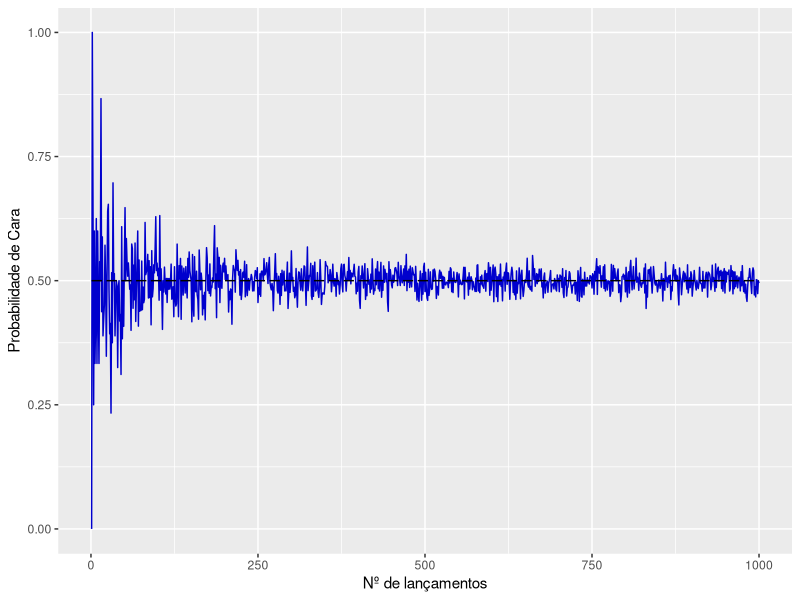

Recreate this plot in R.
# Bibliotecas utilizadas
library(ggplot2) # para os gráficos

# --- EXPERIMENTO COM O LANÇAMENTO DE UMA MOEDA ---
# O experimento é feito por meio de uma simulação usando a função 'sample', que
# amostra valores atribuidos a ela

# Por exemplo, para simular 1 lançamento da moeda:
sample(c("Cara","Coroa"),size = 1)

# Para simular 5 lançamentos:
sample(c("Cara","Coroa"),size = 5, replace = TRUE)

# É possível mostrar as frequências obtidas com os lançamentos:
table(sample(c("Cara","Coroa"),size = 5, replace = TRUE))

# É possível também mostrar as probabilidades:
prop.table(table(sample(c("Cara","Coroa"),size = 5, replace = TRUE)))

# Aumentando o número de lançamentos, a probabilidade tende a 50%
n <- 1000 # <--- mude aqui!
prop.table(table(sample(c("Cara","Coroa"),size = n, replace = TRUE)))

# Agora usano um loop para registrar as probabilidades de "Cara" para um número
# crescente de lançamentos
nmax <- 1000 # limite do experimento
passo <- 1 # passos do experimento (de 1 em 1, 5 em 5, etc.). Múltiplo de "nmax"
resultado <- vector()
j <- 1
for (i in seq(1, nmax, passo)) {
  lancar <- prop.table(table(sample(c("Cara","Coroa"),size = i, replace = TRUE)))
  # Caso não ocorram "Caras" no lançamento, a probabilidade é igual a 0. É pre-
  # ciso corrigir o "NA" que o R associa automaticamente
  if (is.na(as.numeric(lancar["Cara"]))) { 
    resultado[j] <- 0
  # Caso contrário, a probabilidade de "Caras" é contabilizada
  } else {
    resultado[j] <- as.numeric(lancar["Cara"])
  }
  j <- j + 1
}

# Plotando os resultados
dado <- data.frame(lancamento = seq(1, nmax, passo), cara = resultado)
aux <- data.frame(lancamento = seq(1, nmax, passo), teorico = rep(0.5,nmax))
# tiff('lancamentoMoeda.tif', height=720, width = 1780, res=300)
ggplot() + 
  geom_line(data = dado, aes(x=lancamento, y=cara), color="blue3") +
  geom_line(data = aux, aes(x=lancamento, y=teorico), color="black", linetype = "longdash") +
  labs(x="Nº de lançamentos",y="Probabilidade de Cara") + 
  expand_limits(y=c(0,1)) +
  scale_y_continuous(breaks=seq(0,1,0.25)) +
  theme_gray()
# dev.off()